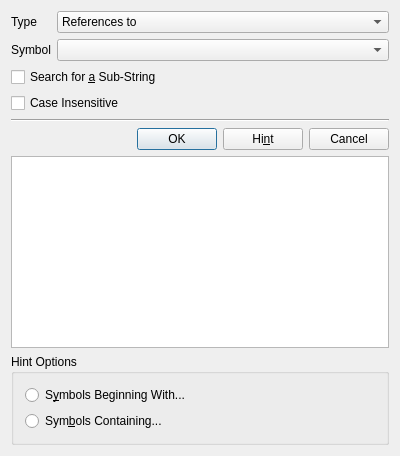
<?xml version="1.0" encoding="UTF-8"?>
<ui version="4.0">
 <class>SymbolLayout</class>
 <widget class="QDialog" name="SymbolLayout">
  <property name="geometry">
   <rect>
    <x>0</x>
    <y>0</y>
    <width>400</width>
    <height>456</height>
   </rect>
  </property>
  <property name="windowTitle">
   <string>KScope Query</string>
  </property>
  <layout class="QVBoxLayout">
   <item>
    <layout class="QHBoxLayout" name="SymbolQHBoxLayout">
     <item>
      <layout class="QVBoxLayout" name="SymbolQVBoxLayout2">
       <item>
        <widget class="QLabel" name="textLabel1">
         <property name="sizePolicy">
          <sizepolicy hsizetype="Preferred" vsizetype="Preferred">
           <horstretch>0</horstretch>
           <verstretch>0</verstretch>
          </sizepolicy>
         </property>
         <property name="text">
          <string>Type</string>
         </property>
         <property name="wordWrap">
          <bool>false</bool>
         </property>
        </widget>
       </item>
       <item>
        <widget class="QLabel" name="textLabel2">
         <property name="sizePolicy">
          <sizepolicy hsizetype="Preferred" vsizetype="Preferred">
           <horstretch>0</horstretch>
           <verstretch>0</verstretch>
          </sizepolicy>
         </property>
         <property name="text">
          <string>Symbol</string>
         </property>
         <property name="wordWrap">
          <bool>false</bool>
         </property>
        </widget>
       </item>
      </layout>
     </item>
     <item>
      <layout class="QVBoxLayout" name="SymbolQVBoxLayout">
       <item>
        <widget class="QComboBox" name="m_pTypeCombo">
         <property name="sizePolicy">
          <sizepolicy hsizetype="Expanding" vsizetype="Fixed">
           <horstretch>0</horstretch>
           <verstretch>0</verstretch>
          </sizepolicy>
         </property>
         <item>
          <property name="text">
           <string>References to</string>
          </property>
         </item>
         <item>
          <property name="text">
           <string>Definition of</string>
          </property>
         </item>
         <item>
          <property name="text">
           <string>Functions called by</string>
          </property>
         </item>
         <item>
          <property name="text">
           <string>Functions calling</string>
          </property>
         </item>
         <item>
          <property name="text">
           <string>Find text</string>
          </property>
         </item>
         <item>
          <property name="text">
           <string>Find EGrep pattern</string>
          </property>
         </item>
         <item>
          <property name="text">
           <string>Find file</string>
          </property>
         </item>
         <item>
          <property name="text">
           <string>Files #including</string>
          </property>
         </item>
         <item>
          <property name="text">
           <string>Call graph for</string>
          </property>
         </item>
        </widget>
       </item>
       <item>
        <widget class="KHistoryComboBox" name="m_pSymbolHC">
         <property name="sizePolicy">
          <sizepolicy hsizetype="Expanding" vsizetype="Fixed">
           <horstretch>0</horstretch>
           <verstretch>0</verstretch>
          </sizepolicy>
         </property>
         <property name="duplicatesEnabled">
          <bool>false</bool>
         </property>
        </widget>
       </item>
      </layout>
     </item>
    </layout>
   </item>
   <item>
    <widget class="QCheckBox" name="m_pSubStringCheck">
     <property name="text">
      <string>Search for &amp;a Sub-String</string>
     </property>
     <property name="shortcut">
      <string>Alt+A</string>
     </property>
    </widget>
   </item>
   <item>
    <widget class="QCheckBox" name="m_pCaseCheck">
     <property name="text">
      <string>Case Insensitive</string>
     </property>
    </widget>
   </item>
   <item>
    <widget class="Line" name="line2">
     <property name="frameShape">
      <enum>QFrame::HLine</enum>
     </property>
     <property name="frameShadow">
      <enum>QFrame::Sunken</enum>
     </property>
    </widget>
   </item>
   <item>
    <layout class="QHBoxLayout" name="SymbolQHBoxLayout_2">
     <item>
      <spacer name="spacer2">
       <property name="orientation">
        <enum>Qt::Horizontal</enum>
       </property>
       <property name="sizeType">
        <enum>QSizePolicy::Expanding</enum>
       </property>
       <property name="sizeHint" stdset="0">
        <size>
         <width>71</width>
         <height>21</height>
        </size>
       </property>
      </spacer>
     </item>
     <item>
      <widget class="QPushButton" name="m_pOKButton">
       <property name="text">
        <string>OK</string>
       </property>
      </widget>
     </item>
     <item>
      <widget class="QPushButton" name="m_pHintButton">
       <property name="text">
        <string>Hi&amp;nt</string>
       </property>
      </widget>
     </item>
     <item>
      <widget class="QPushButton" name="m_pCancelButton">
       <property name="text">
        <string>Cancel</string>
       </property>
      </widget>
     </item>
    </layout>
   </item>
   <item>
    <widget class="QTableWidget" name="m_pHintList"/>
   </item>
   <item>
    <widget class="Q3ButtonGroup" name="m_pHintGroup">
     <property name="title">
      <string>Hint Options</string>
     </property>
     <layout class="QVBoxLayout">
      <item>
       <widget class="QRadioButton" name="m_pBeginWithRadio">
        <property name="text">
         <string>S&amp;ymbols Beginning With...</string>
        </property>
       </widget>
      </item>
      <item>
       <widget class="QRadioButton" name="m_pContainRadio">
        <property name="text">
         <string>Sym&amp;bols Containing...</string>
        </property>
       </widget>
      </item>
     </layout>
    </widget>
   </item>
  </layout>
 </widget>
 <layoutdefault spacing="6" margin="11"/>
 <pixmapfunction>qPixmapFromMimeSource</pixmapfunction>
 <customwidgets>
  <customwidget>
   <class>KComboBox</class>
   <extends>QComboBox</extends>
   <header>kcombobox.h</header>
  </customwidget>
  <customwidget>
   <class>KHistoryComboBox</class>
   <extends>KComboBox</extends>
   <header>khistorycombobox.h</header>
  </customwidget>
  <customwidget>
   <class>Q3GroupBox</class>
   <extends>QGroupBox</extends>
   <header>Qt3Support/Q3GroupBox</header>
   <container>1</container>
  </customwidget>
  <customwidget>
   <class>Q3ButtonGroup</class>
   <extends>Q3GroupBox</extends>
   <header>Qt3Support/Q3ButtonGroup</header>
   <container>1</container>
  </customwidget>
 </customwidgets>
 <tabstops>
  <tabstop>m_pSymbolHC</tabstop>
  <tabstop>m_pTypeCombo</tabstop>
  <tabstop>m_pSubStringCheck</tabstop>
  <tabstop>m_pOKButton</tabstop>
  <tabstop>m_pHintButton</tabstop>
  <tabstop>m_pCancelButton</tabstop>
  <tabstop>m_pHintList</tabstop>
  <tabstop>m_pBeginWithRadio</tabstop>
  <tabstop>m_pContainRadio</tabstop>
 </tabstops>
 <includes>
  <include location="local">kcombobox.h</include>
  <include location="local">klineedit.h</include>
 </includes>
 <resources/>
 <connections/>
</ui>
